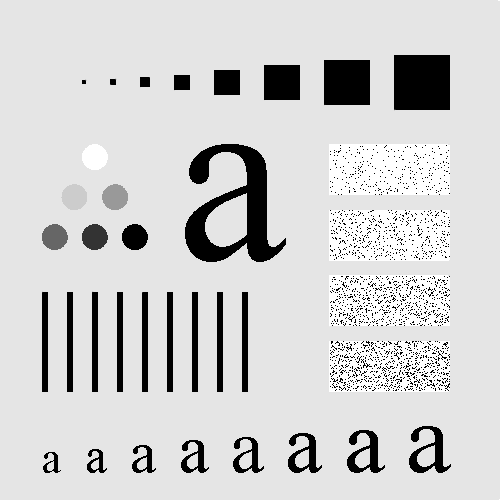
#> input picture Opdrachten2_DIP_Michiel_Goethals_&_Jakob_Sabbe/imgs/LetterA.tif, 500 x 500 px, found by its file name
$ python 'Test HPC.py'
#> lines starting #> are read from the running program, lines starting #| are printed output that depends on the picture
### Opdrachten2_DIP_Michiel_Goethals_&_Jakob_Sabbe/Lp_Hp_Filters.py
#dia 46: custom LPC and HPC filter functions
import numpy as np

def lpcfilter(shape, ftype='ideal', D0 = 0, n=1, center=(0,0)):
    """
    Generate low pass circular filter H in the frequency domain
    shape: shape of the filter,
    ftype: type of the filter: 'ideal', 'gaussian' or 'butterworth',
    DO: range of the filter frame
    n: order of the butterworth filter,
    center: shift of the center point of the filter relative to the center of the frequency rectangle
    """
    r,c = shape
    R,C = np.ogrid[:r,:c]
    H = np.zeros((r,c))
    D = np.sqrt((R -  r//2 - center[0])**2 + (C -  c//2 - center[1])**2)

    if ftype == 'ideal':
        #all pixels within radius set to 1.0
        H[D < D0] = 1.0
    elif ftype == 'gaussian':
        H = np.exp(-(D)**2/(2*(D0)**2))
    elif (ftype == 'butterworth') | (ftype == 'btw'):
        H = 1/(1 + (D/D0)**(2*n))

    return H

def hpcfilter(shape, ftype='ideal', D0 = 0, n=1, center=(0,0)):
    """
    Generate low pass circular filter H in the frequency domain
    """
    H = 1 - lpcfilter(shape, ftype = ftype, D0 = D0, n = n, center = center)

    return H

### Opdrachten2_DIP_Michiel_Goethals_&_Jakob_Sabbe/Test HPC.py
##test of HPC

from Lp_Hp_Filters import hpcfilter
import matplotlib.pyplot as plt
import numpy as np
from numpy.fft import (fft2, ifft2, fftshift)
import cv2

letter = cv2.imread('.\imgs\LetterA.tif', cv2.IMREAD_GRAYSCALE)
#> letter is the input picture: shape (500, 500); min 0, max 255, mean 207.4
F = fftshift(fft2(letter))

ideal_15 = hpcfilter(letter.shape, ftype='ideal', D0 = 15)
ideal_15 = np.real(ifft2(fftshift(F*ideal_15), letter.shape))
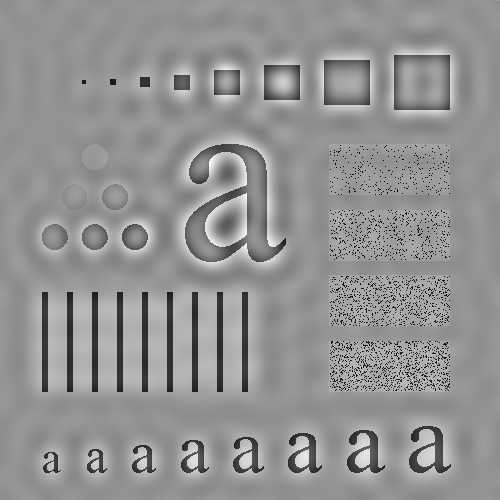
#> ideal_15: shape (500, 500) float64; min -259.3, max 190.6, mean 0; drawn with min black and max white

ideal_30 = hpcfilter(letter.shape, ftype='ideal', D0 = 30)
ideal_30 = np.real(ifft2(fftshift(F*ideal_30), letter.shape))
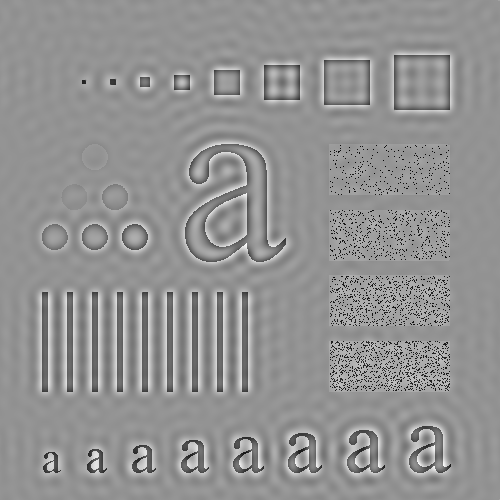
#> ideal_30: shape (500, 500) float64; min -260, max 190.5, mean 0; drawn with min black and max white

ideal_80 = hpcfilter(letter.shape, ftype='ideal', D0 = 80)
ideal_80 = np.real(ifft2(fftshift(F*ideal_80), letter.shape))
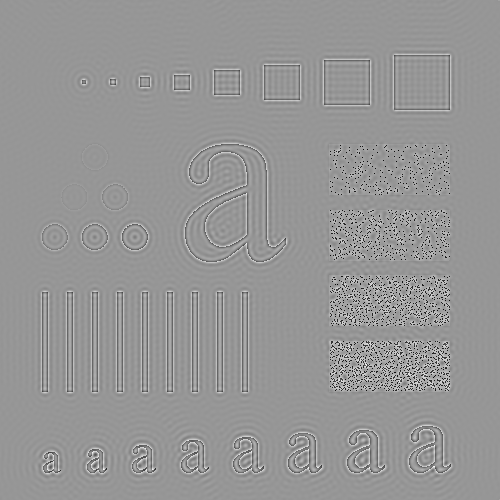
#> ideal_80: shape (500, 500) float64; min -259.7, max 180.3, mean 0; drawn with min black and max white

fig, axes = plt.subplots(ncols=4, figsize=(20, 5))
ax = axes.ravel()
[axi.set_axis_off() for axi in ax.ravel()]
ax[0].imshow(letter, cmap='gray', vmin = 1.0, vmax = 255)
ax[0].set_title('Original')
ax[1].imshow(ideal_15, cmap='gray', vmin = 1.0, vmax = 255)
ax[1].set_title('Ideal HPC D0 = 15')
ax[2].imshow(ideal_30, cmap='gray', vmin = 1.0, vmax = 255)
ax[2].set_title('Ideal HPC D0 = 30')
ax[3].imshow(ideal_80, cmap='gray', vmin = 1.0, vmax = 255)
ax[3].set_title('Ideal HPC D0 = 80')
plt.show()
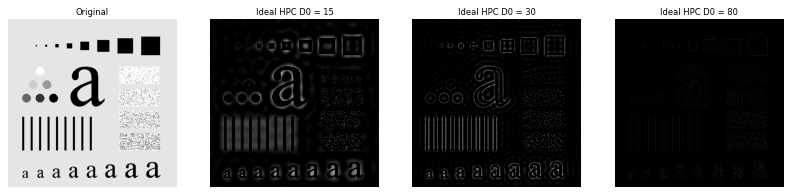
#> figure drawn by matplotlib, 4 panels

gaussian_15 = hpcfilter(letter.shape, ftype='gaussian', D0 = 15)
gaussian_15 = np.real(ifft2(fftshift(F*gaussian_15), letter.shape))
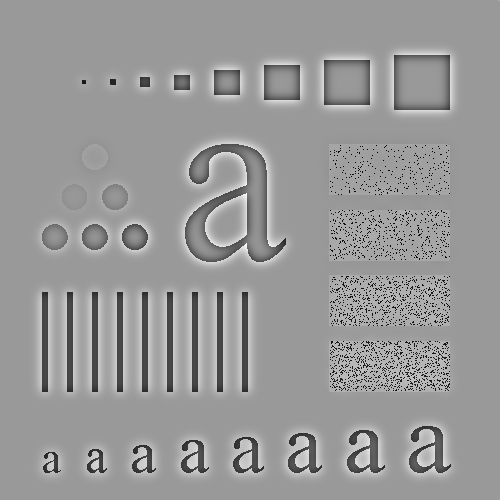
#> gaussian_15: shape (500, 500) float64; min -249.7, max 165.7, mean 0; drawn with min black and max white

gaussian_30 = hpcfilter(letter.shape, ftype='gaussian', D0 = 30)
gaussian_30 = np.real(ifft2(fftshift(F*gaussian_30), letter.shape))

gaussian_80 = hpcfilter(letter.shape, ftype='gaussian', D0 = 85)
gaussian_80 = np.real(ifft2(fftshift(F*gaussian_80), letter.shape))


fig, axes = plt.subplots(ncols=4, figsize=(20, 5))
ax = axes.ravel()
[axi.set_axis_off() for axi in ax.ravel()]
ax[0].imshow(letter, cmap='gray', vmin = 0, vmax = 255)
ax[0].set_title('Original')
ax[1].imshow(gaussian_15, cmap='gray', vmin = 1.0, vmax = 255)
ax[1].set_title('Gaussian HPC D0 = 15')
ax[2].imshow(gaussian_30, cmap='gray', vmin = 1.0, vmax = 255)
ax[2].set_title('Gaussian HPC D0 = 30')
ax[3].imshow(gaussian_80, cmap='gray', vmin = 1.0, vmax = 255)
ax[3].set_title('Gaussian HPC D0 = 80')
plt.show()

butterworth_15 = hpcfilter(letter.shape, ftype='butterworth', D0 = 15)
butterworth_15 = np.real(ifft2(fftshift(F*butterworth_15), letter.shape))

butterworth_30 = hpcfilter(letter.shape, ftype='butterworth', D0 = 30)
butterworth_30 = np.real(ifft2(fftshift(F*butterworth_30), letter.shape))
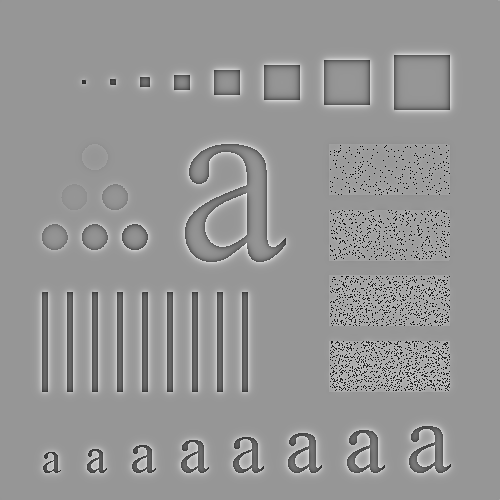
#> butterworth_30: shape (500, 500) float64; min -240.4, max 167.3, mean 0; drawn with min black and max white

butterworth_80 = hpcfilter(letter.shape, ftype='butterworth', D0 = 80)
butterworth_80 = np.real(ifft2(fftshift(F*butterworth_80), letter.shape))

fig, axes = plt.subplots(ncols=4, figsize=(20, 5))
ax = axes.ravel()
[axi.set_axis_off() for axi in ax.ravel()]
ax[0].imshow(letter, cmap='gray')
ax[0].set_title('Original')
ax[1].imshow(butterworth_15, cmap='gray', vmin = 1.0, vmax = 255)
ax[1].set_title('Butterworth HPC D0 = 15')
ax[2].imshow(butterworth_30, cmap='gray', vmin = 1.0, vmax = 255)
ax[2].set_title('Butterworth HPC D0 = 30')
ax[3].imshow(butterworth_80, cmap='gray', vmin = 1.0, vmax = 255)
ax[3].set_title('Butterworth HPC D0 = 80')
plt.show()
